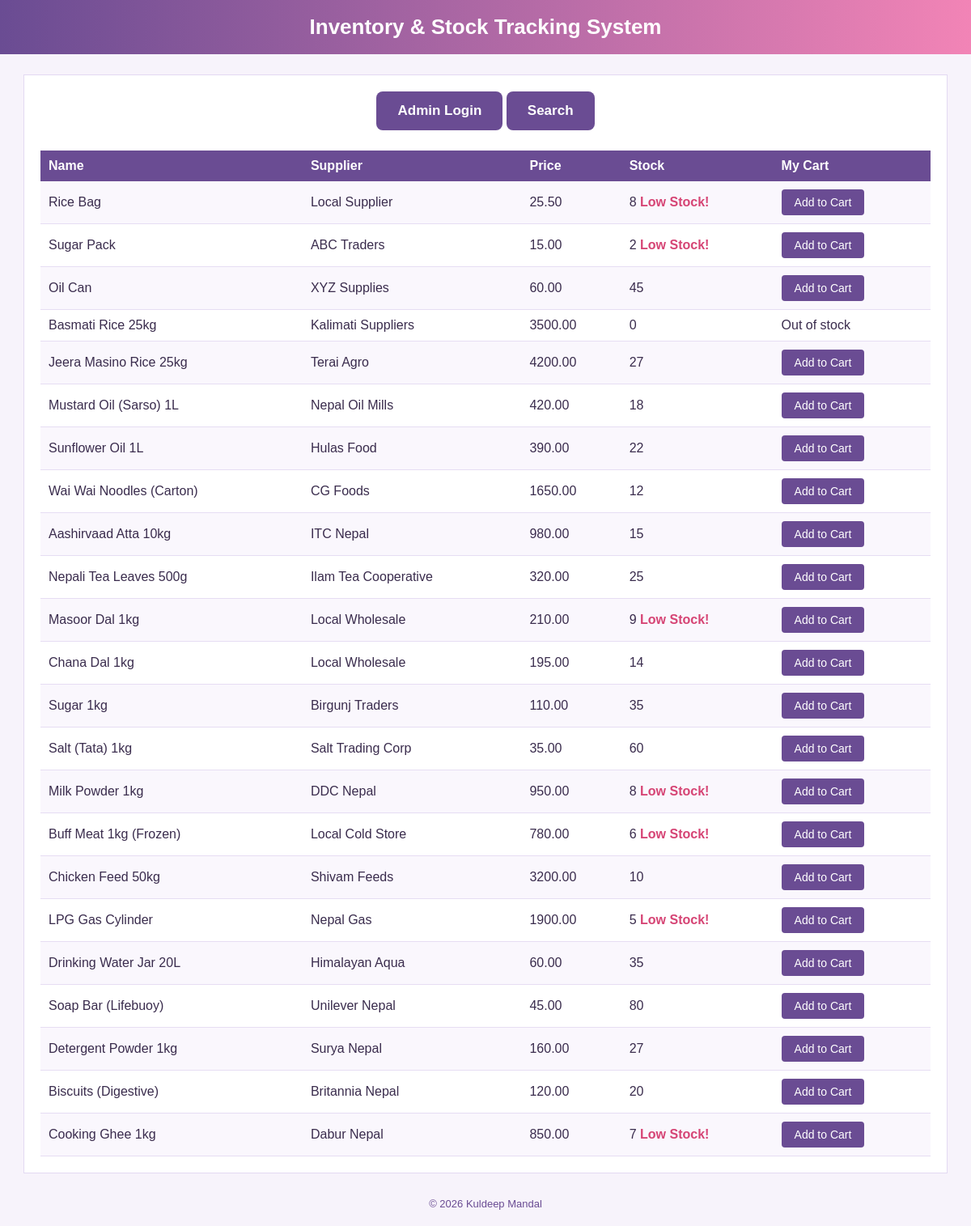
The page / on the database its author committed.
### tables this page shows
CREATE TABLE `products` (
  `id` int(11) NOT NULL,
  `product_name` varchar(100) NOT NULL,
  `supplier` varchar(100) NOT NULL,
  `price` decimal(10,2) NOT NULL,
  `stock` int(11) NOT NULL,
  `created_at` timestamp NOT NULL DEFAULT current_timestamp()
);

### public/index.php (the view)
<?php
require '../config/db.php';
include '../includes/header.php';
$stmt = $pdo->query("SELECT * FROM products");
$products = $stmt->fetchAll();
?>
<div class="top-nav">
    <a href="login.php"><button>Admin Login</button></a>
    <a href="search.php"><button>Search</button></a>
</div>
<table>
<tr>
    <th>Name</th>
    <th>Supplier</th>
    <th>Price</th>
    <th>Stock</th>
    <th>My Cart</th>
</tr>
<?php foreach ($products as $p): ?>
<tr>
    <td><?= htmlspecialchars($p['product_name']) ?></td>
    <td><?= htmlspecialchars($p['supplier']) ?></td>
    <td><?= $p['price'] ?></td>
    <td>
        <?= $p['stock'] ?>
        <?php if ($p['stock'] < 10 && $p['stock'] > 0): ?>
            <span class="low-stock"> Low Stock!</span>
        <?php endif; ?>
    </td>
    <td>
        <?php if ($p['stock'] > 0): ?>
            <a href="cart.php?id=<?= $p['id'] ?>">
                <button>Add to Cart</button>
            </a>
        <?php else: ?>
            Out of stock
        <?php endif; ?>
    </td>
</tr>
<?php endforeach; ?>
</table>
<?php include '../includes/footer.php'; ?>

### includes/header.php (shortened to what this page needs)
<!DOCTYPE html>
<html>
<head>
    <link rel="stylesheet" href="../assets/css/style.css">
</head>
<body>
<div class="header">
    <h1>Inventory & Stock Tracking System</h1>
</div>
<div class="page">

### includes/footer.php
</div>
<div class="footer">
    © 2026 Kuldeep Mandal
</div>
</body>
</html>

### assets/css/style.css (style rules this page uses)
body { font-family: Arial, Helvetica, sans-serif; background-color: #f7f3fb; margin: 0; padding: 0; color: #3a2c4d; }
.header { background: linear-gradient(90deg, #6a4c93, #f284b6); color: white; padding: 18px; }
.header h1 { margin: 0; text-align: center; font-size: 26px; }
.page { max-width: 1100px; margin: 25px auto; background-color: #ffffff; padding: 20px; border: 1px solid #e3d9f2; }
.top-nav { margin-bottom: 15px; }
.top-nav button { font-size: 17px; padding: 14px 26px; border-radius: 8px; font-weight: bold; }
button { background-color: #6a4c93; color: white; border: none; padding: 8px 16px; cursor: pointer; font-size: 14px; border-radius: 4px; }
table { width: 100%; border-collapse: collapse; margin-top: 15px; }
th { background-color: #6a4c93; color: white; padding: 10px; text-align: left; }
td { padding: 10px; border-bottom: 1px solid #e6ddf3; }
tr:nth-child(even) { background-color: #faf7fd; }
.low-stock { color: #d64575; font-weight: bold; }
.footer { text-align: center; font-size: 13px; color: #6a4c93; margin-top: 30px; padding-bottom: 20px; }
.top-nav { text-align: center; margin-bottom: 25px; }

### rows shown on the page
products: product_name "Rice Bag", supplier "Local Supplier", price "25.50", stock "8", shows "Low Stock!"
products: product_name "Sugar Pack", supplier "ABC Traders", price "15.00", stock "2", shows "Low Stock!"
products: product_name "Oil Can", supplier "XYZ Supplies", price "60.00", stock "45"
products: product_name "Basmati Rice 25kg", supplier "Kalimati Suppliers", price "3500.00", stock "0", shows "Out of stock"
products: product_name "Jeera Masino Rice 25kg", supplier "Terai Agro", price "4200.00", stock "27"
products: product_name "Mustard Oil (Sarso) 1L", supplier "Nepal Oil Mills", price "420.00", stock "18"
products: product_name "Sunflower Oil 1L", supplier "Hulas Food", price "390.00", stock "22"
products: product_name "Wai Wai Noodles (Carton)", supplier "CG Foods", price "1650.00", stock "12"
products: product_name "Aashirvaad Atta 10kg", supplier "ITC Nepal", price "980.00", stock "15"
products: product_name "Nepali Tea Leaves 500g", supplier "Ilam Tea Cooperative", price "320.00", stock "25"
products: product_name "Masoor Dal 1kg", supplier "Local Wholesale", price "210.00", stock "9", shows "Low Stock!"
products: product_name "Chana Dal 1kg", supplier "Local Wholesale", price "195.00", stock "14"
products: product_name "Sugar 1kg", supplier "Birgunj Traders", price "110.00", stock "35"
products: product_name "Salt (Tata) 1kg", supplier "Salt Trading Corp", price "35.00", stock "60"
products: product_name "Milk Powder 1kg", supplier "DDC Nepal", price "950.00", stock "8", shows "Low Stock!"
products: product_name "Buff Meat 1kg (Frozen)", supplier "Local Cold Store", price "780.00", stock "6", shows "Low Stock!"
products: product_name "Chicken Feed 50kg", supplier "Shivam Feeds", price "3200.00", stock "10"
products: product_name "LPG Gas Cylinder", supplier "Nepal Gas", price "1900.00", stock "5", shows "Low Stock!"
products: product_name "Drinking Water Jar 20L", supplier "Himalayan Aqua", price "60.00", stock "35"
products: product_name "Soap Bar (Lifebuoy)", supplier "Unilever Nepal", price "45.00", stock "80"
products: product_name "Detergent Powder 1kg", supplier "Surya Nepal", price "160.00", stock "27"
products: product_name "Biscuits (Digestive)", supplier "Britannia Nepal", price "120.00", stock "20"
products: product_name "Cooking Ghee 1kg", supplier "Dabur Nepal", price "850.00", stock "7", shows "Low Stock!"
